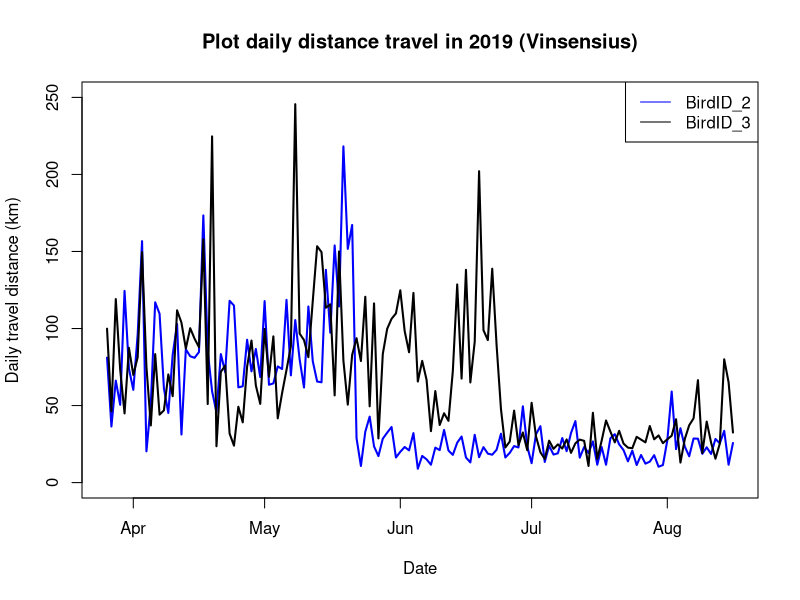
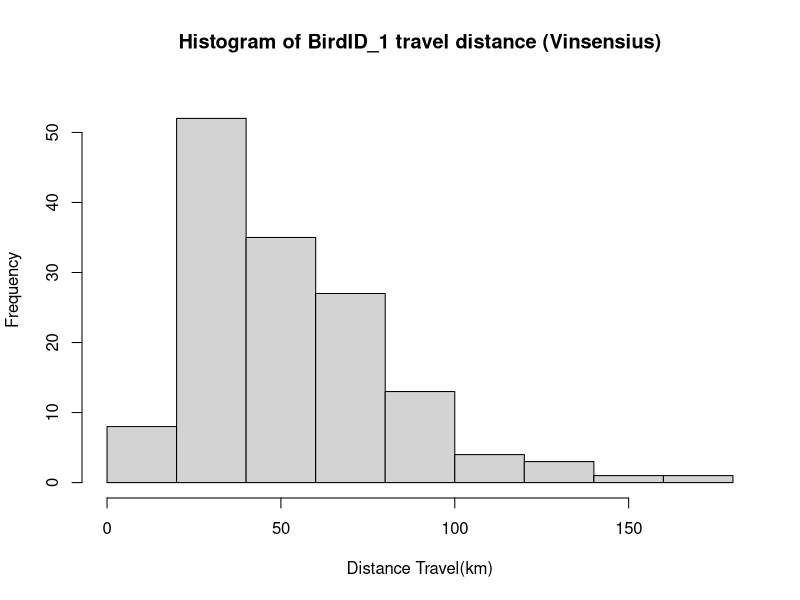

Here is the R script that generated these plots, in order:
# to upload the data
library(readr)
BirdMove_csv <- read_csv("BirdMove.csv")
#View(BirdMove_csv)

bird_id <- c("BirdMove_csv$BirdID_1","BirdMove_csv$BirdID_2","BirdMove_csv$BirdID_3")
### 1
sd_bird1 <- sd(BirdMove_csv$BirdID_1)
sd_bird2 <- sd(BirdMove_csv$BirdID_2)
sd_bird3 <- sd(BirdMove_csv$BirdID_3)

CV_bird1 <- round((mean(BirdMove_csv$BirdID_1)/sd(BirdMove_csv$BirdID_1))^(-1),2)
CV_bird2 <-  round((mean(BirdMove_csv$BirdID_2)/sd(BirdMove_csv$BirdID_2))^(-1),2)
CV_bird3 <-  round((mean(BirdMove_csv$BirdID_3)/sd(BirdMove_csv$BirdID_3))^(-1),2)

range_bird1 <- max(BirdMove_csv$BirdID_1) - min(BirdMove_csv$BirdID_1)
range_bird2 <- max(BirdMove_csv$BirdID_2) - min(BirdMove_csv$BirdID_2)
range_bird3 <- max(BirdMove_csv$BirdID_3) - min(BirdMove_csv$BirdID_3)

sum <- data.frame(unclass(summary(BirdMove_csv)),check.names = FALSE)
#unclass(summary(data)),  # Convert summary to data frame
#check.names = FALSE
BirdMove_csv$date <- as.Date(BirdMove_csv$date, format="%d/%m/%Y")

### 2a & 2b
plot(BirdMove_csv$date,BirdMove_csv$BirdID_2,type = "l" , col="blue",
     xlab = "Date", ylab ="Daily travel distance (km)", 
     main = "Plot daily distance travel in 2019 (Vinsensius)" , ylim = c(0,250), lwd = 2)

lines(BirdMove_csv$date,BirdMove_csv$BirdID_3,type = "l" , col="black", lwd=2)

legend("topright",legend=c("BirdID_2", "BirdID_3"), col=c("blue","black"),
       lty=1, ncol = 1)


### 3b
num_row = NROW(BirdMove_csv$BirdID_1)
sturge_bin_width = range_bird1/(1+1.44*log(num_row))
class_width = round(sturge_bin_width)
bins <- seq(0,max(BirdMove_csv$BirdID_1),class_width)
bin_midval <-  seq( 0+ class_width/2,
                    max(BirdMove_csv$BirdID_1)-class_width/2,class_width)
freq_dist <- cut(BirdMove_csv$BirdID_1,bins)
table_freq_dist <- data.frame(table(freq_dist))
table_freq_dist$midpt <- bin_midval

#write_csv(table_freq_dist,"freq_table.csv")
### 3c
hist(BirdMove_csv$BirdID_1, xlim = range(0,180),ylim = c(0,55), 
     main = "Histogram of BirdID_1 travel distance (Vinsensius)" 
     ,xlab = "Distance Travel(km)")

